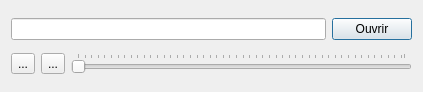
<?xml version="1.0" encoding="UTF-8"?>
<ui version="4.0">
 <class>Dialog</class>
 <widget class="QDialog" name="Dialog">
  <property name="geometry">
   <rect>
    <x>0</x>
    <y>0</y>
    <width>423</width>
    <height>92</height>
   </rect>
  </property>
  <property name="windowTitle">
   <string>Dialog</string>
  </property>
  <layout class="QVBoxLayout" name="verticalLayout">
   <item>
    <layout class="QHBoxLayout" name="horizontalLayout_2">
     <item>
      <widget class="QLineEdit" name="movieLineEdit"/>
     </item>
     <item>
      <widget class="QPushButton" name="openButton">
       <property name="text">
        <string>Ouvrir</string>
       </property>
       <property name="icon">
        <iconset>
         <normaloff>../../../../../../../../usr/share/icons/gnome/24x24/actions/document-open.png</normaloff>../../../../../../../../usr/share/icons/gnome/24x24/actions/document-open.png</iconset>
       </property>
      </widget>
     </item>
    </layout>
   </item>
   <item>
    <layout class="QHBoxLayout" name="horizontalLayout">
     <item>
      <widget class="QToolButton" name="playButton">
       <property name="text">
        <string>...</string>
       </property>
       <property name="icon">
        <iconset>
         <normaloff>../../../../../../../../usr/share/icons/gnome/24x24/actions/player_play.png</normaloff>../../../../../../../../usr/share/icons/gnome/24x24/actions/player_play.png</iconset>
       </property>
       <property name="iconSize">
        <size>
         <width>32</width>
         <height>32</height>
        </size>
       </property>
      </widget>
     </item>
     <item>
      <widget class="QToolButton" name="pauseButton">
       <property name="text">
        <string>...</string>
       </property>
       <property name="icon">
        <iconset>
         <normaloff>../../../../../../../../usr/share/icons/gnome/24x24/actions/player_pause.png</normaloff>../../../../../../../../usr/share/icons/gnome/24x24/actions/player_pause.png</iconset>
       </property>
       <property name="iconSize">
        <size>
         <width>32</width>
         <height>32</height>
        </size>
       </property>
      </widget>
     </item>
     <item>
      <widget class="QSlider" name="movieSlider">
       <property name="orientation">
        <enum>Qt::Horizontal</enum>
       </property>
       <property name="tickPosition">
        <enum>QSlider::TicksAbove</enum>
       </property>
       <property name="tickInterval">
        <number>2</number>
       </property>
      </widget>
     </item>
    </layout>
   </item>
  </layout>
 </widget>
 <resources/>
 <connections/>
</ui>
